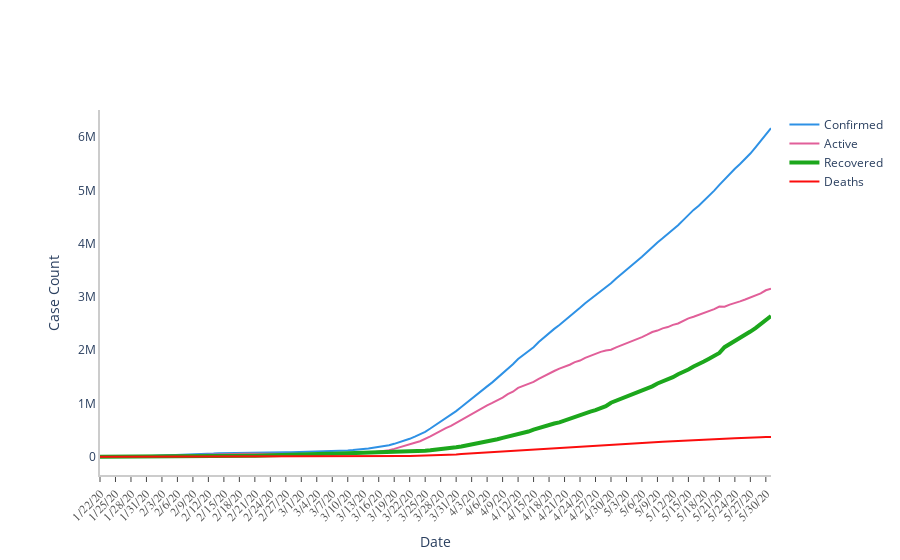

The notebook cell this image was saved under:
### Code cell
ts_array = [confirmed_agg_ts, active_agg_ts, recovered_agg_ts, death_agg_ts]
labels = ['Confirmed', 'Active','Recovered','Deaths']
colors = [color_arr[0],color_arr[1],color_arr[2],color_arr[3]]
mode_size = [8,8,12,8]
line_size = [2,2,4,2]

#calling the draw.plot function defined above
fig_2 = draw_plot(ts_array = ts_array,
                 ts_label = labels,
                 title = '',
                 colors = colors, mode_size = mode_size,
                 line_size = line_size,
                 x_axis_title = 'Date',
                 y_axis_title = 'Case Count',
                 tickangle = 315,
                 yaxis_type = '',additional_annotations =[])

fig_2.show()

### Figure 1 — Plotly figure (JSON) as saved in the notebook; plotly's stock layout.template omitted (floating-point values rounded to 4 significant figures; data arrays with more than 128 entries replaced by an {"elided": "..."} marker saying what was removed)
{"data": [{"connectgaps": true, "line": {"color": "#2E91E5", "width": 2}, "name": "Confirmed", "type": "scatter", "x": {"elided": "131 str values"}, "y": {"elided": "131 int values"}}, {"connectgaps": true, "line": {"color": "#E15F99", "width": 2}, "name": "Active", "type": "scatter", "x": {"elided": "131 str values"}, "y": {"elided": "131 int values"}}, {"connectgaps": true, "line": {"color": "#1CA71C", "width": 4}, "name": "Recovered", "type": "scatter", "x": {"elided": "131 str values"}, "y": {"elided": "131 int values"}}, {"connectgaps": true, "line": {"color": "#FB0D0D", "width": 2}, "name": "Deaths", "type": "scatter", "x": {"elided": "131 str values"}, "y": {"elided": "131 int values"}}], "layout": {"annotations": [{"font": {"color": "rgb(37,37,37)", "family": "Arial", "size": 16}, "showarrow": false, "text": "", "x": 0, "xanchor": "left", "xref": "paper", "y": 1.05, "yanchor": "bottom", "yref": "paper"}], "autosize": true, "margin": {"autoexpand": true, "l": 100, "r": 20, "t": 110}, "plot_bgcolor": "rgba(0,0,0,0)", "showlegend": true, "xaxis": {"linecolor": "rgb(204, 204, 204)", "linewidth": 2, "showgrid": true, "showline": true, "showticklabels": true, "tickangle": -45, "tickfont": {"color": "rgb(82,82,82)", "family": "Arial", "size": 12}, "ticks": "outside", "title": {"text": "Date"}}, "yaxis": {"linecolor": "rgb(204, 204, 204)", "linewidth": 2, "showgrid": true, "showline": true, "showticklabels": true, "title": {"text": "Case Count"}}}}
